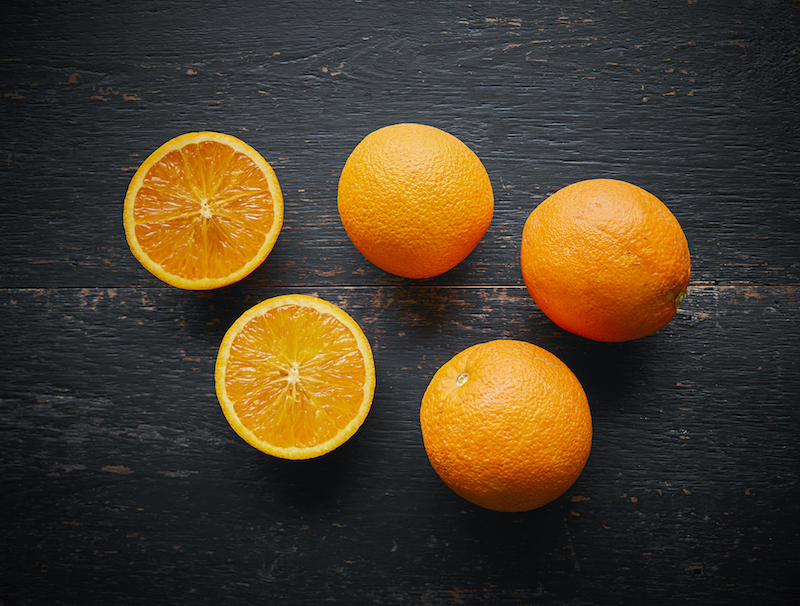
#> input picture image/oranges-organic-farmdrop18-March2010641.jpg, 800 x 606 px
$ python Main.py
#> lines starting #> are read from the running program, lines starting #| are printed output that depends on the picture; after the words box and inside, x2 and y2 are one past the last pixel; in counts of white or black regions, pixels touching at a corner belong together
import numpy as np
import cv2 as cv
import matplotlib.pyplot as plt

original = cv.imread('image/oranges-organic-farmdrop18-March2010641.jpg')
#> original is the input picture: shape (606, 800, 3); mean B, G, R 40.8, 61.4, 75.9
thresh_type_inv = False

# original = cv.imread('image/danga.jpg')
# thresh_type_inv = True

f, axes = plt.subplots(2, 3)

thresh_value = 235
dil_ero_value_x = 15
dil_ero_value_y = 15
ksize_2 = 7


# thresh_type_inv = Truealse

def show():
    axes[0][0].set_title('Origin')
    axes[0][0].imshow(original)

    # Convert image in grayscale
    img = cv.cvtColor(original, cv.COLOR_BGR2GRAY)
    axes[0][1].set_title('Grayscale image')
    axes[0][1].imshow(img, cmap="gray", vmin=0, vmax=255)
    cv.imwrite("GrayScale.jpg", img)

    # Contrast adjusting with histogramm equalization
    img = cv.equalizeHist(img)
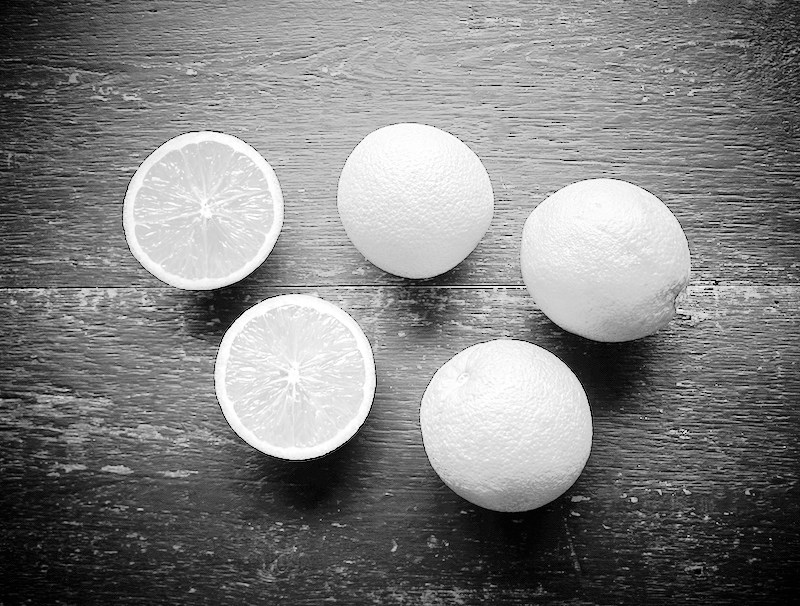
#> img: shape (606, 800); min 0, max 255, mean 128.8
    axes[0][2].set_title('Histogram equalization')
    axes[0][2].imshow(img, cmap="gray", vmin=0, vmax=255)
    cv.imwrite("HistEqual.jpg", img)

    # Local adaptative threshold
    if thresh_type_inv:
        thresh_type = cv.THRESH_BINARY_INV
    else:
        thresh_type = cv.THRESH_BINARY
    t_val, img = cv.threshold(img, thresh_value, 255, thresh_type)
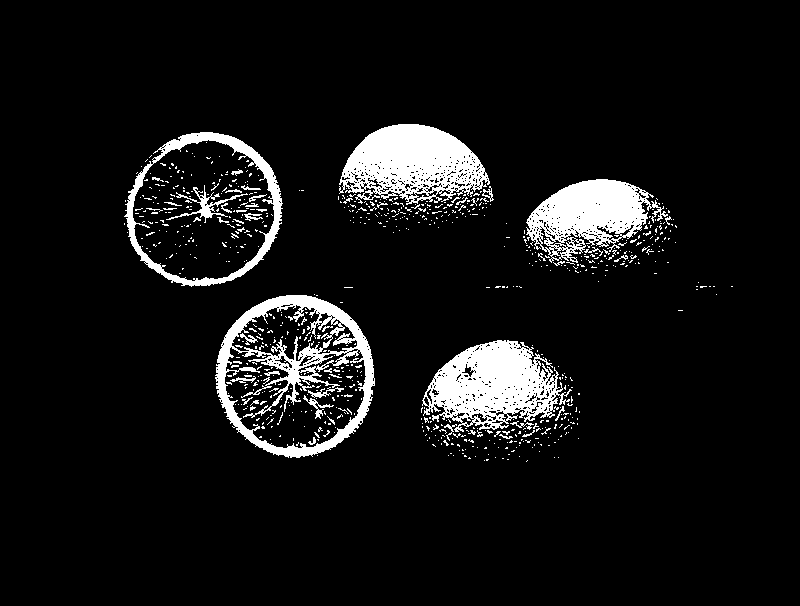
#> img: shape (606, 800); 7.8% white; 792 white regions (746 under 20 px), largest, box (x1, y1, x2, y2) and area: (422, 340, 572, 432) 7740, (339, 124, 490, 205) 7666, (215, 295, 375, 458) 7569
#> t_val = 235
    cv.imwrite("Thresh.jpg", img)
    # img = cv.bitwise_not(img)

    # img = cv.medianBlur(img, ksize=ksize_1)
    axes[1][0].set_title(
        'thresh val =' + str(t_val)
    )
    axes[1][0].imshow(img, cmap="gray", vmin=0, vmax=255)

    # Dilatation et erosion
    kernel = np.ones((dil_ero_value_x, dil_ero_value_y), np.uint8)
    img = cv.dilate(img, kernel, iterations=1)
#> img: shape (606, 800); 21% white; 9 white regions, largest, box (x1, y1, x2, y2) and area: (208, 280, 382, 465) 25471, (117, 125, 290, 294) 22846, (414, 333, 587, 469) 19125
    cv.imwrite("dilate.jpg", img)
    img = cv.erode(img, kernel, iterations=1)
#> img: shape (606, 800); 15.2% white; 14 white regions (7 under 20 px), largest, box (x1, y1, x2, y2) and area: (215, 294, 375, 458) 19916, (124, 132, 283, 287) 15570, (421, 340, 580, 462) 14686
    cv.imwrite("erode.jpg", img)
    # clean all noise after dilatation and erosion
    img = cv.medianBlur(img, ksize=ksize_2)
#> img: shape (606, 800); 15.2% white; 5 white regions, box (x1, y1, x2, y2) and area: (215, 295, 375, 458) 19920, (124, 132, 283, 286) 15596, (421, 340, 579, 460) 14648, (338, 124, 493, 231) 12427, (523, 179, 676, 277) 10917
    cv.imwrite("Median_blur.jpg", img)
    axes[1][1].set_title(
        'D&E (nm,.): ' + str(dil_ero_value_x) + '-' + str(dil_ero_value_y) + '\nksize(cv): ' + str(ksize_2))
    axes[1][1].imshow(img, cmap="gray", vmin=0, vmax=255)

    # Labeling
    ret, labels = cv.connectedComponents(img)
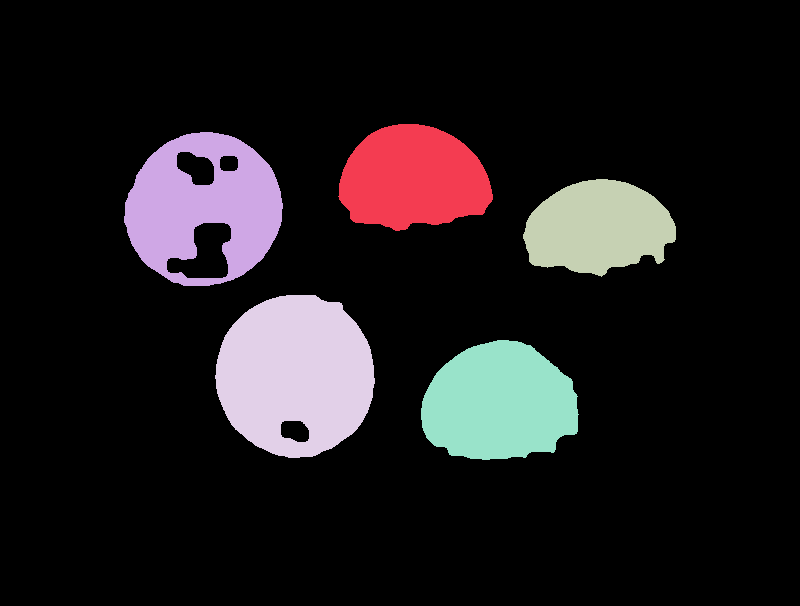
#> labels: shape (606, 800) int32; 6 distinct labels, from 0 to 5; one colour per label, 0 black
#> ret = 6
    label_hue = np.uint8(179 * labels / np.max(labels))
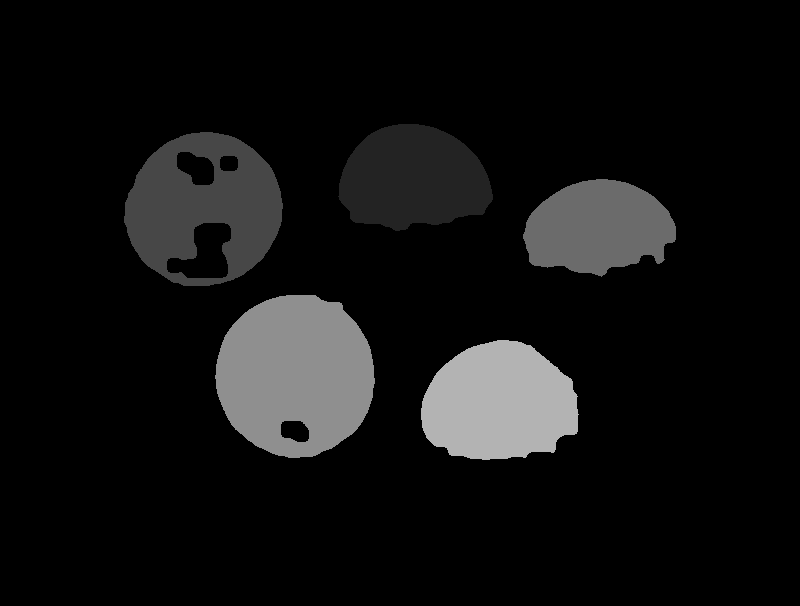
#> label_hue: shape (606, 800); min 0, max 179, mean 16.9
    blank_ch = 255 * np.ones_like(label_hue)
    img = cv.merge([label_hue, blank_ch, blank_ch])
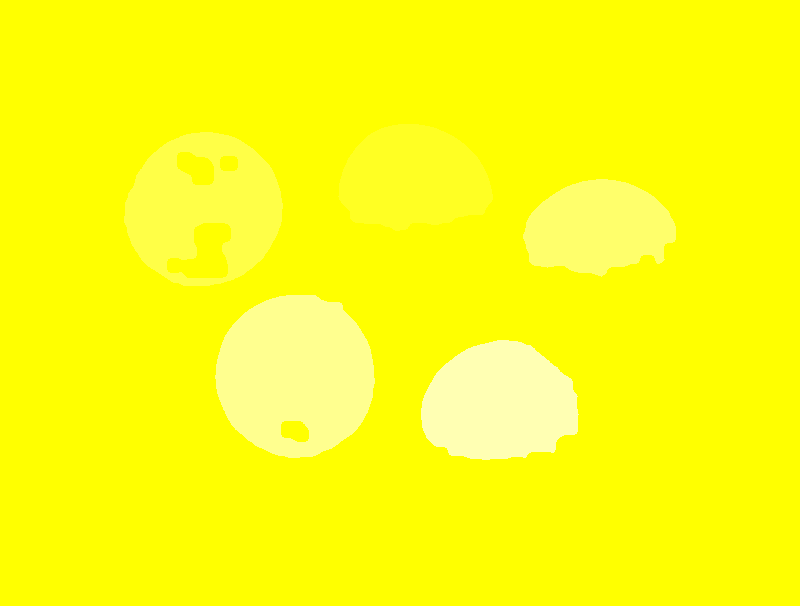
#> img: shape (606, 800, 3); mean of channels 0, 1, 2 16.9, 255, 255; drawn as B, G, R
    img = cv.cvtColor(img, cv.COLOR_HSV2BGR)
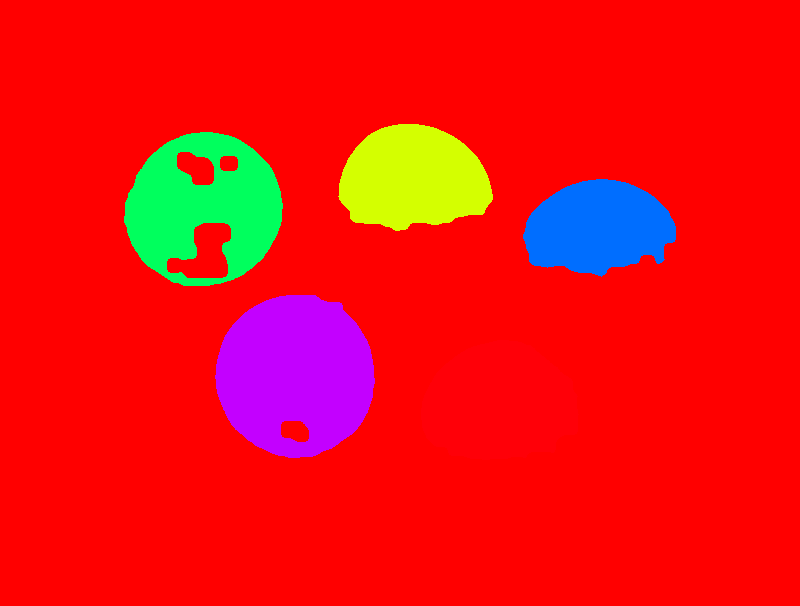
#> img: shape (606, 800, 3); mean B, G, R 19.5, 17.2, 237.5
    img[label_hue == 0] = 0
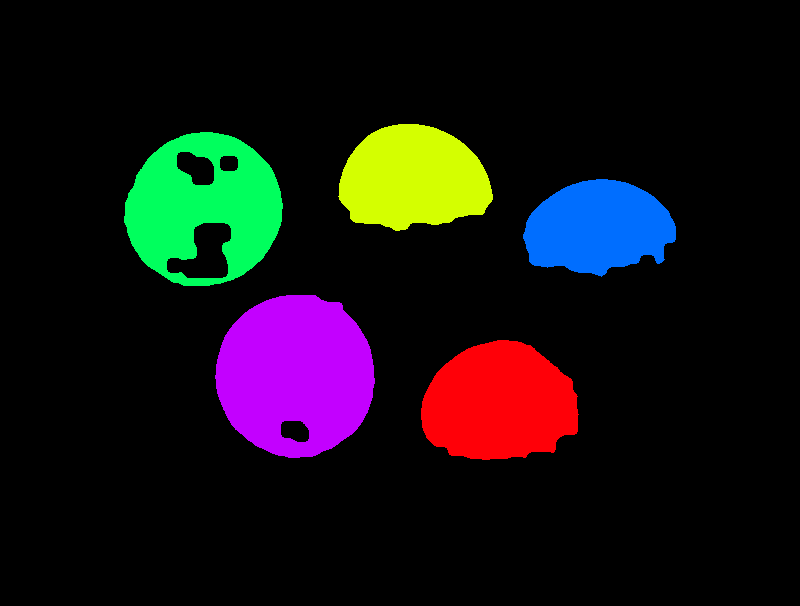
#> img: shape (606, 800, 3); mean B, G, R 19.5, 17.2, 21.2
    axes[1][2].imshow(img)
    axes[1][2].set_title('Objects counted:' + str(ret - 1))
    cv.imwrite("label.jpg", img)


show()
plt.show()
#> figure, not shown here; B, G, R data is drawn as R, G, B
